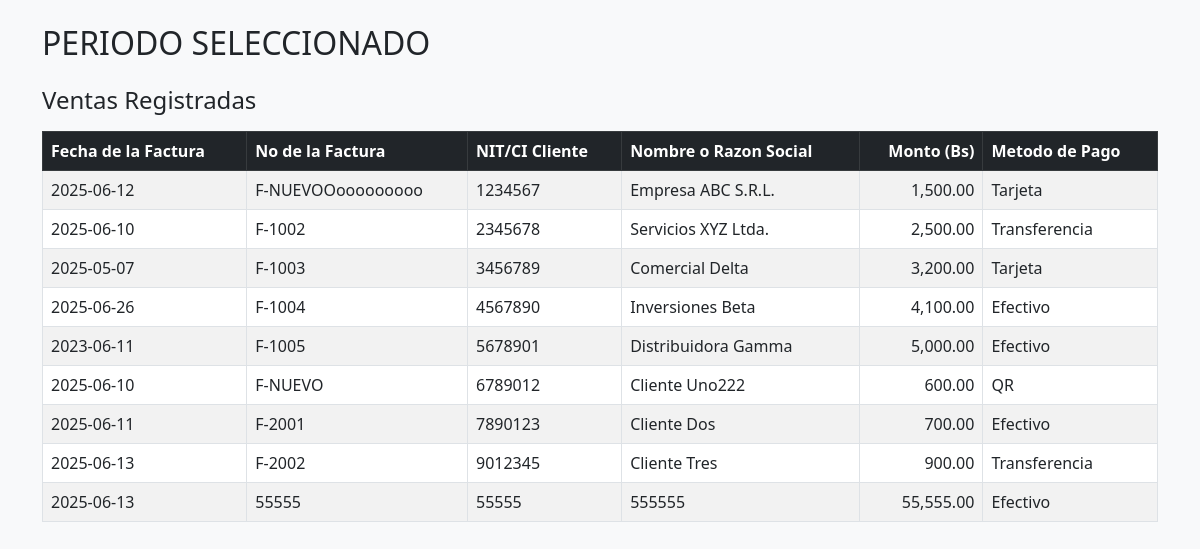
Screenshot of /mostrarventas.php with the database file from the repository.
### tables this page shows
CREATE TABLE `ventas` (
  `id` int(11) NOT NULL,
  `id_cliente` int(11) NOT NULL,
  `fecha` date DEFAULT NULL,
  `nro_factura` varchar(20) DEFAULT NULL,
  `nit_ci` varchar(50) DEFAULT NULL,
  `razon_social` varchar(100) DEFAULT NULL,
  `monto` decimal(10,2) DEFAULT NULL,
  `metodo_pago` varchar(50) DEFAULT NULL
);

### mostrarventas.php (the view, shortened to what this page needs)
<?php
$conexion = new mysqli("localhost", "root", "", "sistemacontabilidad");
$gestion = isset($_POST['gestion']) ? $_POST['gestion'] : '';
$periodo = isset($_POST['periodo']) ? $_POST['periodo'] : '';
$sql = "SELECT * FROM ventas WHERE 1=1";
$resultado = $conexion->query($sql);
?>
<!DOCTYPE html>
<html lang="es">
<head>
<link href="https://cdn.jsdelivr.net/npm/bootstrap@5.3.0/dist/css/bootstrap.min.css" rel="stylesheet">
</head>
<body class="bg-light">
<div class="container py-4">
  <h2 class="mb-4">PERIODO SELECCIONADO <?= htmlspecialchars($periodo) ?> <?= htmlspecialchars($gestion) ?></h2>
  <div class="d-flex justify-content-between align-items-center mb-3">
  <h4 class="mb-0">Ventas Registradas</h4>
</div>
  <div class="table-responsive">
    <table class="table table-striped table-bordered align-middle">
      <thead class="table-dark">
        <tr>
          <th>Fecha de la Factura</th>
          <th>No de la Factura</th>
          <th>NIT/CI Cliente</th>
          <th>Nombre o Razon Social</th>
          <th class="text-end">Monto (Bs)</th>
          <th>Metodo de Pago</th>
        </tr>
      </thead>
      <tbody>
      <?php if ($resultado->num_rows > 0): ?>
        <?php while ($venta = $resultado->fetch_assoc()): ?>
        <tr>
          <td><?= htmlspecialchars($venta['fecha']) ?></td>
          <td><?= htmlspecialchars($venta['nro_factura']) ?></td>
          <td><?= htmlspecialchars($venta['nit_ci']) ?></td>
          <td><?= htmlspecialchars($venta['razon_social']) ?></td>
          <td class="text-end"><?= number_format($venta['monto'], 2) ?></td>
          <td><?= htmlspecialchars($venta['metodo_pago']) ?></td>
        </tr>
        <?php endwhile; ?>
      <?php else: ?>
        <tr><td colspan="7">No se encontraron resultados con esos criterios.</td></tr>
      <?php endif; ?>
      </tbody>
    </table>
  </div>
</body>
</html>

### rows the page displays
ventas: fecha "2025-06-12", nro_factura "F-NUEVOOooooooooo", nit_ci "1234567", razon_social "Empresa ABC S.R.L.", monto "1,500.00", metodo_pago "Tarjeta"
ventas: fecha "2025-06-10", nro_factura "F-1002", nit_ci "2345678", razon_social "Servicios XYZ Ltda.", monto "2,500.00", metodo_pago "Transferencia"
ventas: fecha "2025-05-07", nro_factura "F-1003", nit_ci "3456789", razon_social "Comercial Delta", monto "3,200.00", metodo_pago "Tarjeta"
ventas: fecha "2025-06-26", nro_factura "F-1004", nit_ci "4567890", razon_social "Inversiones Beta", monto "4,100.00", metodo_pago "Efectivo"
ventas: fecha "2023-06-11", nro_factura "F-1005", nit_ci "5678901", razon_social "Distribuidora Gamma", monto "5,000.00", metodo_pago "Efectivo"
ventas: fecha "2025-06-10", nro_factura "F-NUEVO", nit_ci "6789012", razon_social "Cliente Uno222", monto "600.00", metodo_pago "QR"
ventas: fecha "2025-06-11", nro_factura "F-2001", nit_ci "7890123", razon_social "Cliente Dos", monto "700.00", metodo_pago "Efectivo"
ventas: fecha "2025-06-13", nro_factura "F-2002", nit_ci "9012345", razon_social "Cliente Tres", monto "900.00", metodo_pago "Transferencia"
ventas: fecha "2025-06-13", nro_factura "55555", nit_ci "55555", razon_social "555555", monto "55,555.00", metodo_pago "Efectivo"
